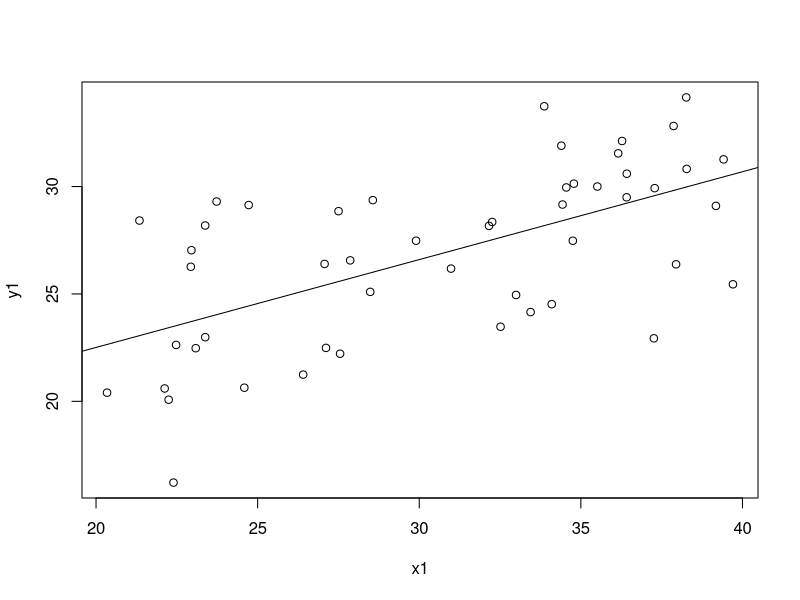
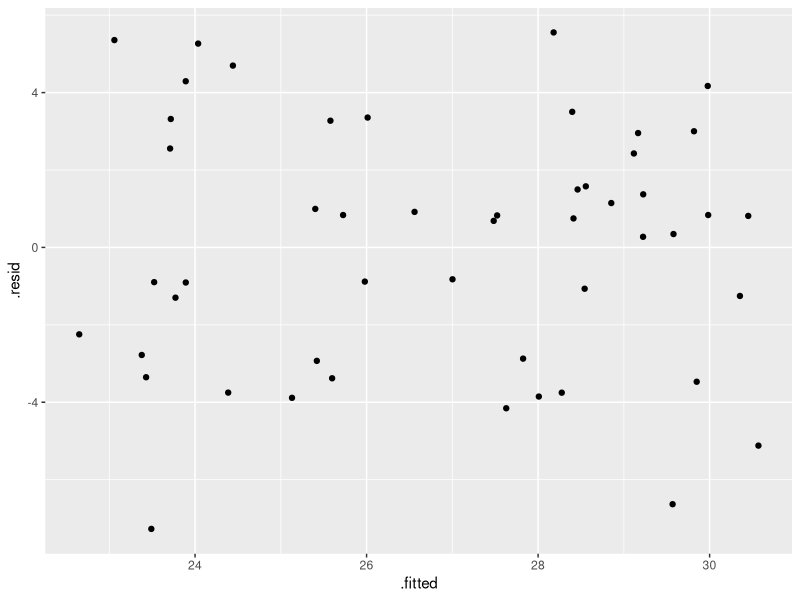
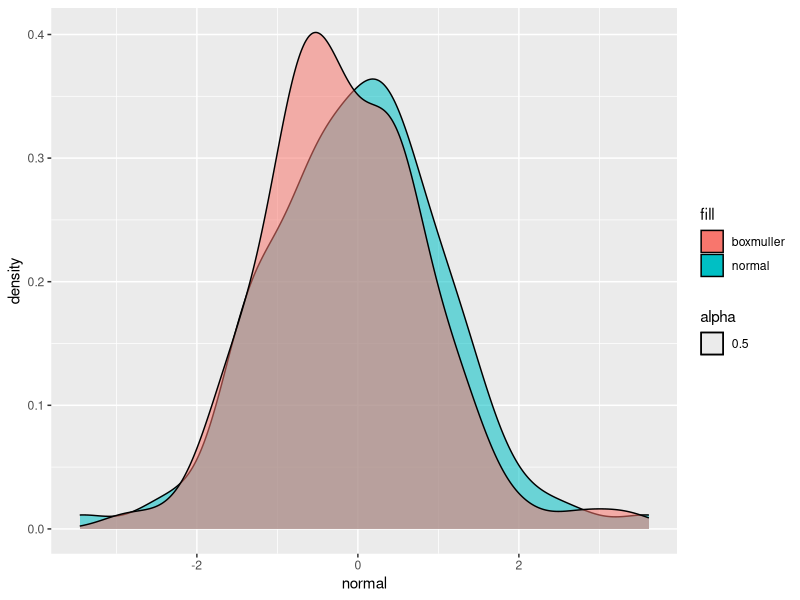

Generate these figures, in order, with R:
library(tidyverse)

#Q1
rambinom<-function(n,p){
  x <- NULL
  x <- runif(n, min = 0, max = 1)
  return(sum(x < p))
  
}


rambinom(100, 0.7)  
rbinom(1, 100, 0.7)

#Q2
library(microbenchmark)

microbenchmark(rambinom(100, 0.7), rbinom(1, 100, 0.7))

#Q3

x1 <- runif(50, min = 20, max = 40)

y1 <- (15 + 0.4*x1 + rnorm(50, 0,3))

lmodel <- lm(y1~x1)

plot(x1,y1)
abline(lm(y1~x1))

summary(lm(y1~x1))

ggplot(lmodel) + 
  geom_point(aes(x=.fitted, y=.resid))

#Q4
ramnorm<-function(n){
  u1 <- runif(n, 0, 1)
  u2 <- runif(n, 0, 1)
   
  r <- (-2*log(u1))^0.5
  theta <- 2*pi*u2
  
  rv <- c(r*sin(theta),r*cos(theta))
  return(rv[1:(length(rv)/2)])
}

muller<-ramnorm(100)
normal<-rnorm(100, 0, 1)

ggplot()+
  geom_density(aes(normal, fill="normal", alpha=0.5))+
  geom_density(aes(muller, fill="boxmuller", alpha=0.5))
